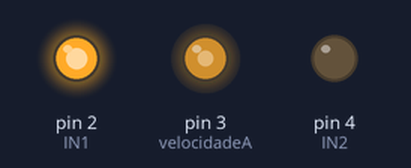
Bench run of a sketch on a simulated Arduino Uno, built with avr-gcc and run on an emulated ATmega328P. Parts: output pins drawn as LEDs (lit = HIGH).

Above: at 0.1 s.
Timing chart, 0 to 1.6 s (numbered marks = the images above):
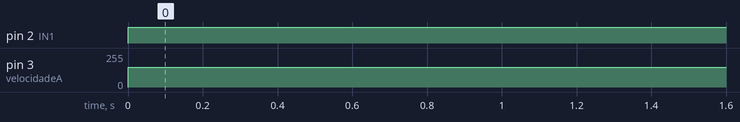

The sketch:

ponteH.ino
```cpp
int IN1 = 2 ;
int IN2 = 4 ;
int velocidadeA = 3;

//variavel auxiliar
int velocidade = 200;

void setup(){
Serial.begin(9600);
pinMode(IN1,OUTPUT);
pinMode(IN2,OUTPUT);
pinMode(velocidadeA,OUTPUT);
}

void loop(){

//Sentido 2
digitalWrite(IN1,HIGH);
digitalWrite(IN2,LOW);

analogWrite(velocidadeA,150);
}
```

Measured:
- by itself, pin 2 (IN1): LOW → HIGH at 0.00 s
- by itself, pin 3 (velocidadeA): 0/255 → 150/255 at 0.00 s
